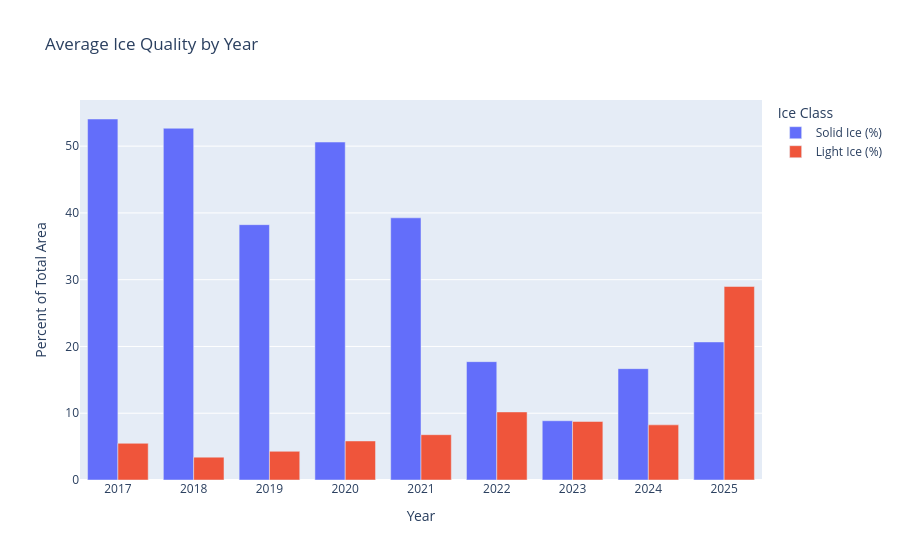

Here is the notebook cell this chart was saved with:
### Code cell
# %% [code]
import plotly.graph_objects as go

# 1. CALCULATE AVERAGE SOLID vs. LIGHT ICE PCT PER YEAR
quality = (
    df
    .groupby('year')[['solid_pct','light_pct']]
    .mean()
    .reset_index()
)
# convert to percent
quality[['solid_pct','light_pct']] *= 100

# 2. PLOT: Ice “Quality” Comparison by Year
fig2 = go.Figure()
fig2.add_trace(go.Bar(
    x=quality['year'], y=quality['solid_pct'],
    name='Solid Ice (%)'
))
fig2.add_trace(go.Bar(
    x=quality['year'], y=quality['light_pct'],
    name='Light Ice (%)'
))
fig2.update_layout(
    barmode='group',
    title='Average Ice Quality by Year',
    xaxis_title='Year',
    yaxis_title='Percent of Total Area',
    legend_title='Ice Class'
)
fig2.show()

### Figure 1 — Plotly figure (JSON) as saved in the notebook; plotly's stock layout.template omitted (floating-point values rounded to 4 significant figures)
{"data": [{"name": "Solid Ice (%)", "type": "bar", "x": [2017, 2018, 2019, 2020, 2021, 2022, 2023, 2024, 2025], "y": [54.06, 52.68, 38.24, 50.61, 39.27, 17.72, 8.875, 16.68, 20.67]}, {"name": "Light Ice (%)", "type": "bar", "x": [2017, 2018, 2019, 2020, 2021, 2022, 2023, 2024, 2025], "y": [5.496, 3.414, 4.301, 5.847, 6.786, 10.19, 8.766, 8.257, 28.98]}], "layout": {"barmode": "group", "legend": {"title": {"text": "Ice Class"}}, "title": {"text": "Average Ice Quality by Year"}, "xaxis": {"title": {"text": "Year"}}, "yaxis": {"title": {"text": "Percent of Total Area"}}}}
